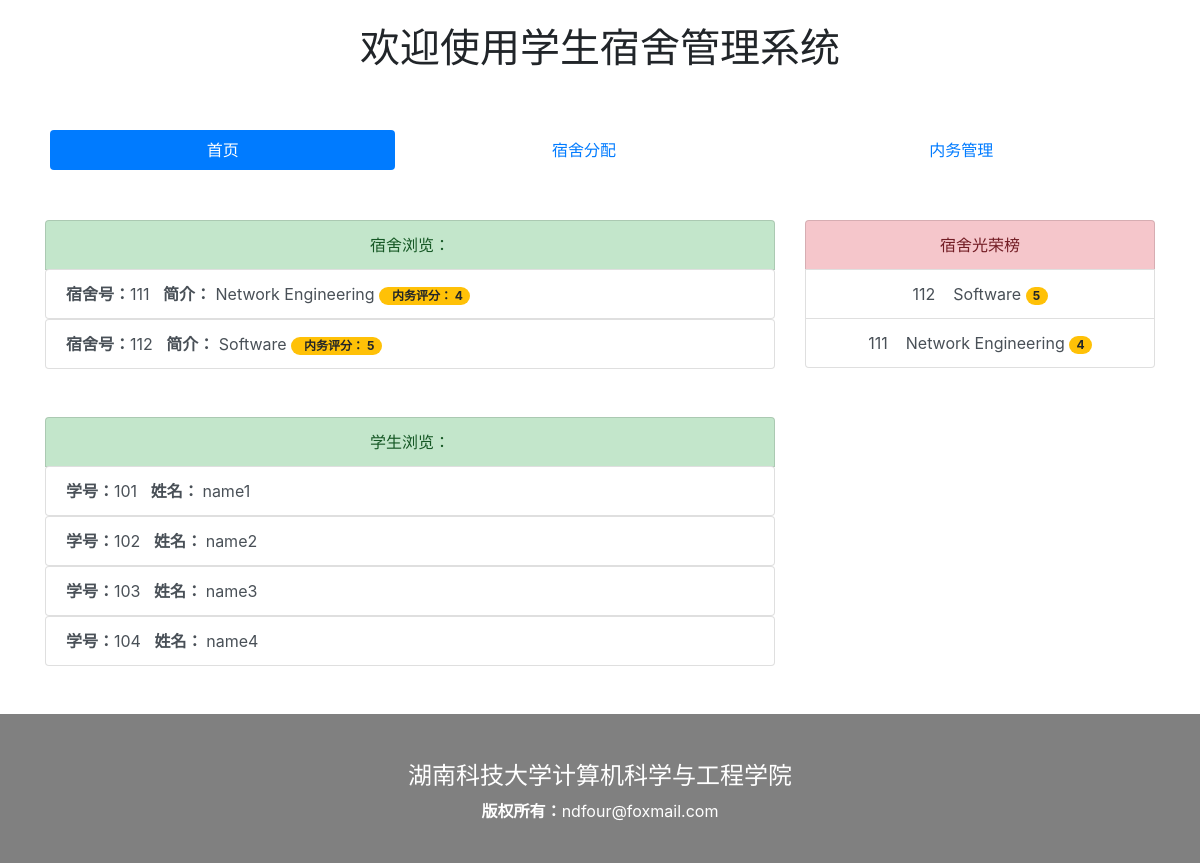
The page / on the database its author committed.
### manager/models.py (models this page shows, shortened)
class Dormitory(models.Model):
    number = models.IntegerField('宿舍号', blank=False)
    stu_1 = models.ForeignKey(Student, on_delete=models.CASCADE, related_name='stu_1', blank=True)
    stu_2 = models.ForeignKey(Student, on_delete=models.CASCADE, related_name='stu_2', blank=True)
    stu_3 = models.ForeignKey(Student, on_delete=models.CASCADE, related_name='stu_3', blank=True)
    stu_4 = models.ForeignKey(Student, on_delete=models.CASCADE, related_name='stu_4', blank=True)
    star = models.IntegerField('内务评级')
    info = models.CharField('简介', max_length=255)
    gender = models.IntegerField('类别（男/女）', blank=False)
    waterFee = models.IntegerField('水费', blank=True, default=0)
    elecFee = models.IntegerField('电费', blank=True, default=0)
    isRepair = models.IntegerField('报修', blank=False, default=0)

class Student(models.Model):
    number = models.IntegerField('学号', blank=False)
    name = models.CharField('姓名', max_length=255)
    classNum = models.IntegerField('班级', blank=False)
    gender = models.IntegerField('性别', blank=False)
    dromitory = models.IntegerField('宿舍', blank=False, default=111)
    bed = models.IntegerField('床位', blank=False, default=1)

### manager/views.py (the view)
# urls.py: path('', views.index, name='manager_index'),
def index(request):
    dormitoryList = Dormitory.objects.all().order_by('number')
    stuList = Student.objects.all().order_by('number')
    starList = Dormitory.objects.all().order_by("-star")
    context = {
            'dormitoryList': dormitoryList,
            'stuList': stuList,
            'dorSize': "hello",
            'stuSize': len(stuList),
            'starList': starList,
            }
    return render(request, 'index.html', context)

### manager/templates/index.html (shortened to what this page needs)
<!doctype html>
<html lang="en">
  <head>
    <link rel="stylesheet" href="https://stackpath.bootstrapcdn.com/bootstrap/4.3.1/css/bootstrap.min.css">
  </head>
  <body>
  <div align="center">
  <br />
  <h1>
    欢迎使用学生宿舍管理系统
  </h1>
  <nav class="nav nav-pills nav-fill">
  <a class="nav-item nav-link active" href="{% url 'manager_index'%}">首页</a>
  <a class="nav-item nav-link" href="../admin">宿舍分配</a>
  <a class="nav-item nav-link" href="../admin">内务管理</a>
</nav>
<div class="container">
<div class="row">
<div class="col-md-8">
  {% include 'stu_dorList.html' %}
</div>
<div class="col-md-4">
  {% include 'starDormitory.html' %}
</div>
</div>
</div>
  </div>
</body>
{% include 'footer.html' %}
</html>

### manager/templates/stu_dorList.html
<div align="left">
          <div class="list-group">
  <button type="button" class="list-group-item list-group-item-success">
  宿舍浏览：
  </button>
  {% for dor in dormitoryList %}
  <a href="{% url 'dormitory_detail' dor.number %}"><button type="button" class="list-group-item list-group-item-action"><b>宿舍号：</b>{{ dor.number }} &nbsp&nbsp<b>简介：</b> {{ dor.info }}
<span class="badge badge-warning badge-pill">&nbsp&nbsp内务评分： {{ dor.star }}</span>
  </button></a>
  {% endfor %}
</div>
  <br /> <br />
          <div class="list-group">
  <button type="button" class="list-group-item list-group-item-success">
  学生浏览：
  </button>
  {% for stu in stuList %}
  <a href="{% url 'student_detail' stu.number %}"><button type="button" class="list-group-item list-group-item-action"><b>学号：</b>{{ stu.number }} &nbsp&nbsp<b>姓名： </b>{{ stu.name }}
  </button></a>
  {% endfor %}
</div>
</div>

### manager/templates/starDormitory.html
        <div class="list-group">
  <button type="button" class="list-group-item list-group-item-danger">
    宿舍光荣榜
  </button>
  {% for star in starList %}
  <a href="{% url 'dormitory_detail' star.number %}"<button type="button" class="list-group-item list-group-item-action">{{ star.number }} &nbsp&nbsp {{ star.info }}
<span class="badge badge-warning badge-pill"> {{ star.star }}</span>
  </button></a>
  {% endfor %}
</div>

### manager/templates/index.html (style rules this page uses)
.nav { padding: 50px; }

### rows shown on the page
Dormitory: number "111", info "Network Engineering", star "4"
Dormitory: number "112", info "Software", star "5"
Student: number "101", name "name1"
Student: number "102", name "name2"
Student: number "103", name "name3"
Student: number "104", name "name4"
